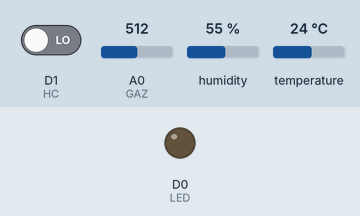
This sketch was run on a simulated ESP8266 (NodeMCU). Parts: output pins drawn as LEDs (lit = HIGH). The inputs (shaded band) are chosen by the test bench; at power-on: D1 (HC) LOW, A0 (GAZ) = 512, humidity 55 %, temperature 24 °C. WiFi joins after 1.5 s; servers stay silent unless stated; uploads are accepted with an empty reply; what the sketch prints to the serial monitor is not drawn.

Above: at 31.7 s.
At 33.0 s:
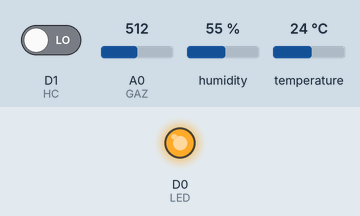
Timing chart, 0 to 41.3 s (numbered marks = the images above):
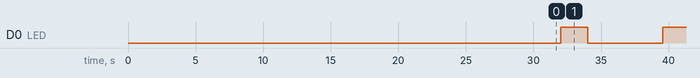

The sketch:

Android.ino
```cpp
#include <dht.h>
//#include <Ethernet.h>
#define BLYNK_PRINT Serial
#include <ESP8266WiFi.h>
#include <BlynkSimpleEsp8266.h>
 WiFiClient client;
 dht DHT; // Create  DHT object
    #define DHT11_PIN D2//h et t
    #define HC D1//presence
    #define GAZ  A0 //gaz
const int LED = D0;
float t;
float h;
float g;
long previousMillis = 0;
unsigned long currentMillis = 0;
/*long interval = 3000; // READING INTERVAL
long day = 86400000; // 86400000 milliseconds in a day
long hour = 3600000; // 3600000 milliseconds in an hour
long minute = 60000; // 60000 milliseconds in a minute
long second =  1000; // 1000 milliseconds in a second
 */

const char* ssid     = "AndroidAP3678";      // SSID
const char* password = "44abcd96";      // Password
const char* host = "192.168.43.227";  // IP serveur
const int   port = 80;            // Port serveur
const int   watchdog = 5000;
int calibrationTime     = 30;
int pirState            = LOW;
int val                 = 0;
int p=0;
void setup() {

  pinMode(LED, OUTPUT);
  pinMode(GAZ, INPUT);
  pinMode(DHT11_PIN, INPUT);
  pinMode(HC, INPUT);
  Serial.begin(115200);
  Serial.print("Connecting to ");
  Serial.println(ssid);
  WiFi.begin(ssid, password);
  while (WiFi.status() != WL_CONNECTED) {
    delay(500);
    Serial.print(".");
  }
  Serial.println("");
  Serial.println("WiFi connected");
  Serial.println("IP address: ");
  Serial.println(WiFi.localIP());

  Serial.print("Calibration du détecteur (30 secondes) ");
  for(int i = 0; i < calibrationTime; i++){
    Serial.print(".");
    delay(1000);
  }


}

void loop(){
val=0;

   unsigned long currentMillis = millis();

  if ( currentMillis - previousMillis > watchdog ) {
    previousMillis = currentMillis;
    WiFiClient client;

    if (!client.connect(host, port)) {
      Serial.println("connection failed");
      return;
    }


      int readData = DHT.read11(DHT11_PIN); // Lire Les donnees
      t = DHT.temperature; // Prendre la valeur de la temperature
      h = DHT.humidity; // Prendre la valeur de l'humidite
       g = analogRead(GAZ); // Recevoir la valeur de gaz
  val = digitalRead(HC);
  p=0;

  if (val == HIGH) {
    delay(150);
    if (pirState == LOW) {
      pirState = HIGH;
      p=val;
    }
  } else {
    delay(300);
    if (pirState == HIGH){
      p=val;
      pirState = LOW;
    }
  }

    digitalWrite(LED, HIGH); //allumer L1
delay(2000); // attendre 2 seconde
digitalWrite(LED, LOW);


// Envoyer la requete au serveur
String url="GET http://192.168.43.227/projet/add.php?t=";
url+=String(t);
url+="&h=";
url += String(h);
url+="&g=";
url += String(g);
url+="&p=";
url += String(p);
    client.println(url);
     client.println(" HTTP/1.1");
     client.println("Host: green-storms.info");
     client.println("Content-Length: 12");
     client.println();


    unsigned long timeout = millis();
    while (client.available() == 0) {
      if (millis() - timeout > 5000) {
        Serial.println(">>> Client Timeout !");
        client.stop();

        return;
      }
    }


    // Lire la reponse du serveur
    while(client.available()){
      String line = client.readStringUntil('\r');
      Serial.print(line);
    }

  }


  delay(2000);
}
/*String  time(){
long timeNow = millis();

int days = timeNow / day ;                                //number of days
int hours = (timeNow % day) / hour;                       //the remainder from days division (in milliseconds) divided by hours, this gives the full hours
int minutes = ((timeNow % day) % hour) / minute ;         //and so on...
//int seconds = (((timeNow % day) % hour) % minute) / second;
String tm=String(hours)+":"+String(minutes);
return tm;
}*/
```

Measured:
- by itself, D0 (LED): alternates HIGH for 2.0 s and LOW for 5.5 s
